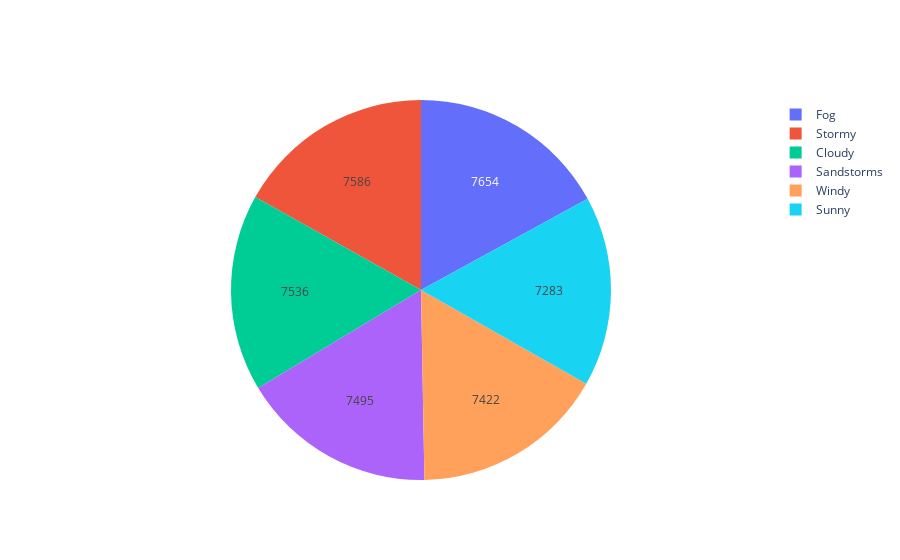
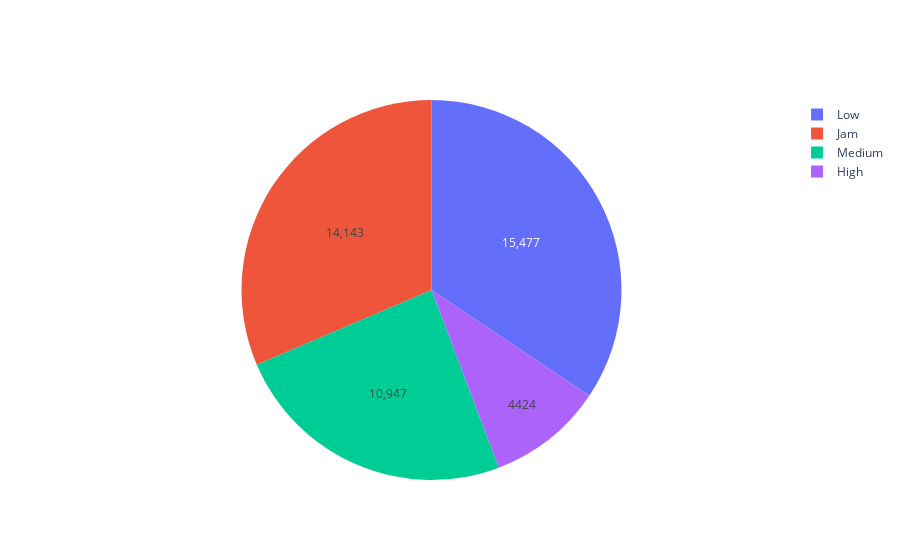
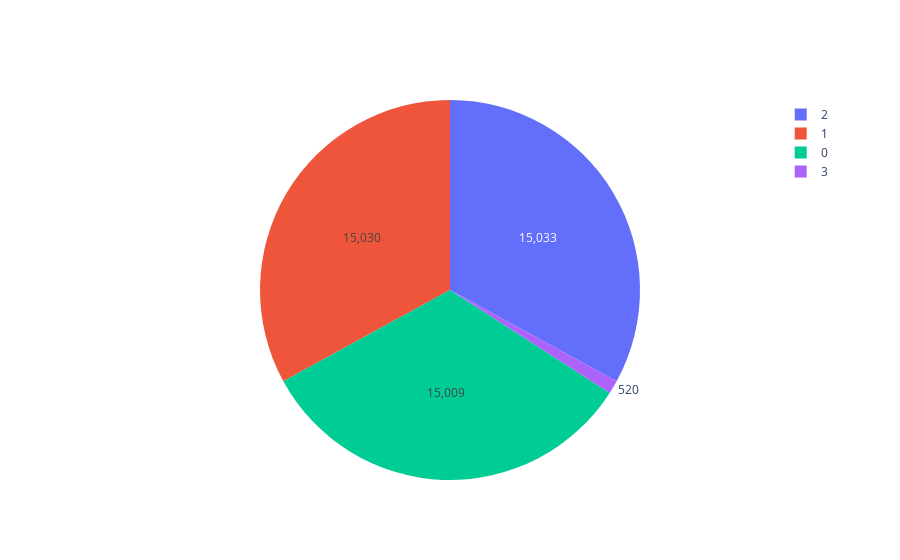
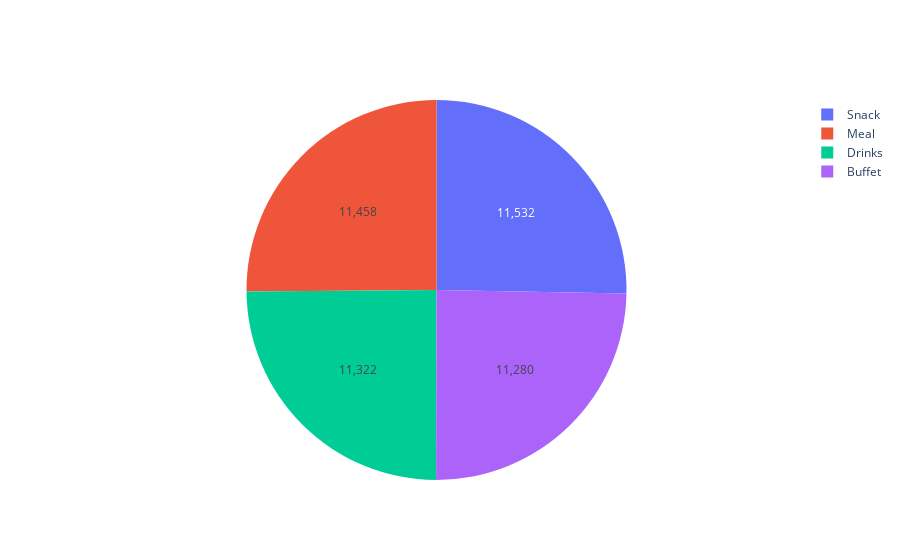

The notebook cell these images were saved under, in order:
### Code cell
for feature in df.columns:
        if feature in ('ID', 'Delivery_person_ID', 'Delivery_person_Age','Delivery_person_Ratings','Restaurant_latitude','Restaurant_longitude'
    ,'Delivery_location_latitude','Delivery_location_longitude','Order_Date','Time_Orderd','Time_Order_picked','Time_taken_(min)'):
            continue
        x = df[feature].value_counts()

        trace = go.Pie(labels = x.index, values = x, textinfo= 'value')

        #layout = go.Layout(title = feature)

        fig = go.Figure(data= [trace])
        
        py.iplot(fig, image_width = 25, image_height = 25)

### Figure 1 — Plotly figure (JSON) as saved in the notebook; plotly's stock layout.template omitted (floating-point values rounded to 4 significant figures)
{"data": [{"labels": ["Fog", "Stormy", "Cloudy", "Sandstorms", "Windy", "Sunny"], "textinfo": "value", "type": "pie", "values": [7654, 7586, 7536, 7495, 7422, 7283]}], "layout": {}}

### Figure 2 — Plotly figure (JSON) as saved in the notebook; plotly's stock layout.template omitted (floating-point values rounded to 4 significant figures)
{"data": [{"labels": ["Low", "Jam", "Medium", "High"], "textinfo": "value", "type": "pie", "values": [15477, 14143, 10947, 4424]}], "layout": {}}

### Figure 3 — Plotly figure (JSON) as saved in the notebook; plotly's stock layout.template omitted (floating-point values rounded to 4 significant figures)
{"data": [{"labels": [2, 1, 0, 3], "textinfo": "value", "type": "pie", "values": [15033, 15030, 15009, 520]}], "layout": {}}

### Figure 4 — Plotly figure (JSON) as saved in the notebook; plotly's stock layout.template omitted (floating-point values rounded to 4 significant figures)
{"data": [{"labels": ["Snack", "Meal", "Drinks", "Buffet"], "textinfo": "value", "type": "pie", "values": [11532, 11458, 11322, 11280]}], "layout": {}}
